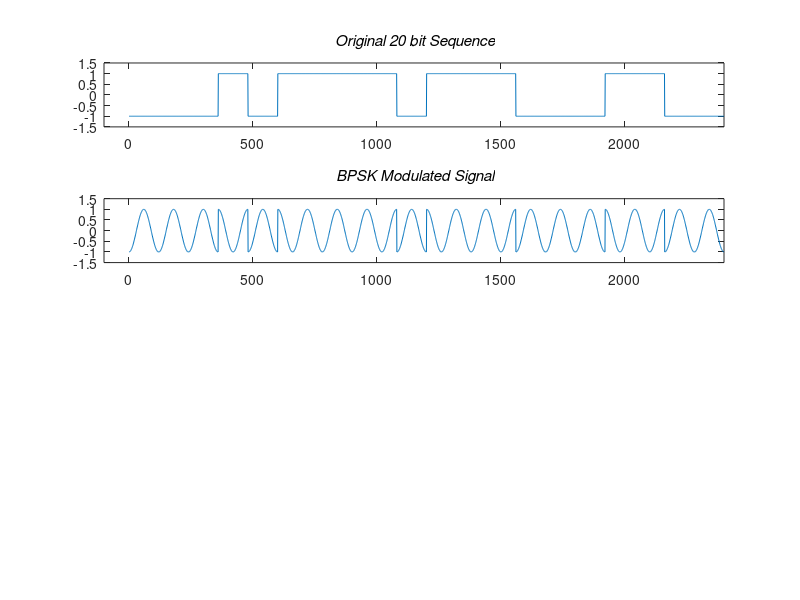

MATLAB code for this plot: (Note: this script raises an error after producing the figure.)
clc
clear
% Generation of Sample bits
sequence=round(rand(1,20));
input_signal=[];
carrier_signal=[];
time=[0:2*pi/119:2*pi];
for k = 1 :20
if sequence(1,k)==0
sig=-ones(1,120);
else
sig=ones(1,120);
end
c=cos(time);
carrier_signal = [carrier_signal c];
input_signal = [input_signal sig];
end
figure(1)
subplot(4,1,1);
plot(input_signal);
axis([-100 2400 -1.5 1.5]);
title('\bf\it Original 20 bit Sequence');
bpsk_mod_signal=input_signal.*carrier_signal;
subplot(4,1,2);
plot(bpsk_mod_signal);
axis([-100 2400 -1.5 1.5]);
title('\bf\it BPSK Modulated Signal');
time1=[0:2*pi/9:2*pi]; %[0:0.698:6.28]
time2=[0:2*pi/19:2*pi]; %[0:0.331:6.28]
time3=[0:2*pi/29:2*pi]; %[0:0.217:6.28]
time4=[0:2*pi/39:2*pi]; %[0:0.161:6.28]
time5=[0:2*pi/59:2*pi]; %[0:0.106:6.28]
time6=[0:2*pi/119:2*pi];%[0:0.052:6.28]
carrier1=cos(time1);
carrier1=[carrier1 carrier1 carrier1 carrier1 carrier1 carrier1 carrier1 carrier1
carrier1 carrier1 carrier1 carrier1];
carrier2=cos(time2);
carrier2=[carrier2 carrier2 carrier2 carrier2 carrier2 carrier2];
carrier3=cos(time3);
carrier3=[carrier3 carrier3 carrier3 carrier3];
carrier4=cos(time4);
carrier4=[carrier4 carrier4 carrier4];
carrier5=cos(time5);
carrier5=[carrier5 carrier5];
carrier6=cos(time6);
spread_signal=[];
for n=1:20
c=randi([1 6],1,1);
switch(c)
case(1)
spread_signal=[spread_signal carrier1];
case(2)
spread_signal=[spread_signal carrier2];
case(3)
spread_signal=[spread_signal carrier3];
case(4)
spread_signal=[spread_signal carrier4];
case(5)
spread_signal=[spread_signal carrier5];
case(6)
spread_signal=[spread_signal carrier6];
end
end
subplot(4,1,3)
plot([1:2400],spread_signal);
axis([-100 2400 -1.5 1.5]);
title('\bf\it Spread Signal with 6 frequencies');
% Spreading BPSK Signal
freq_hopped_sig=bpsk_mod_signal.*spread_signal;
subplot(4,1,4)
plot([1:2400],freq_hopped_sig);
axis([-100 2400 -1.5 1.5]);
title('\bf\it Frequency Hopped Spread Spectrum Signal');
% Demodulation of BPSK Signal
bpsk_demodulated=freq_hopped_sig./spread_signal;
figure(2)
subplot(2,1,1)
plot([1:2400],bpsk_demodulated);
axis([-100 2400 -1.5 1.5]);
title('\bf Demodulated BPSK Signal from Wide Spread');
original_BPSK_signal=bpsk_demodulated./carrier_signal;
subplot(2,1,2)
plot([1:2400],original_BPSK_signal);
axis([-100 2400 -1.5 1.5]);
title('\bf Transmitted Original Bit Sequence');